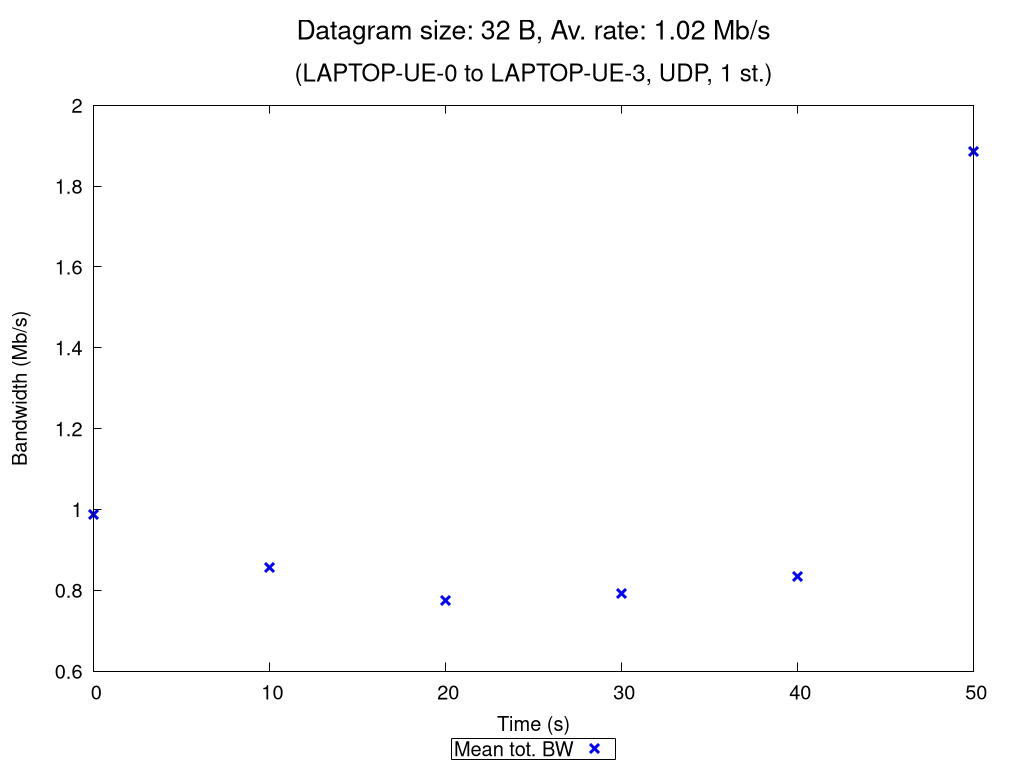

The gnuplot source for this figure:
set terminal pngcairo nocrop enhanced size 1024,768 font "Verdana,15"
set output "UDP_1_st_2020_10_18_08-18-25_one2two_00032B.png"

set title "{/=20 Datagram size: 32 B, Av. rate: 1.02 Mb/s}\n\n{/=18 (LAPTOP-UE-0 to LAPTOP-UE-3, UDP, 1 st.)}"

set xlabel "Time (s)"
set ylabel "Bandwidth (Mb/s)"
set ytics nomirror
set key bmargin center horizontal box samplen 1 width -1
set bmargin 4.6
set rmargin 4.5

rf = 1000000.0  # rate factor
set style fill transparent solid 0.2 noborder
set autoscale xfix
plot "UDP_1_st_2020_10_18_08-18-25_one2two_00032B_iperf_processed.dat" using 1:($2/rf-$3/rf):($2/rf+$3/rf) with filledcurves lc rgb "blue" notitle, \
     "" using 1:($2/rf) with points pt 2 ps 1.5 lw 3 lc rgb "blue" title "Mean tot. BW", \
